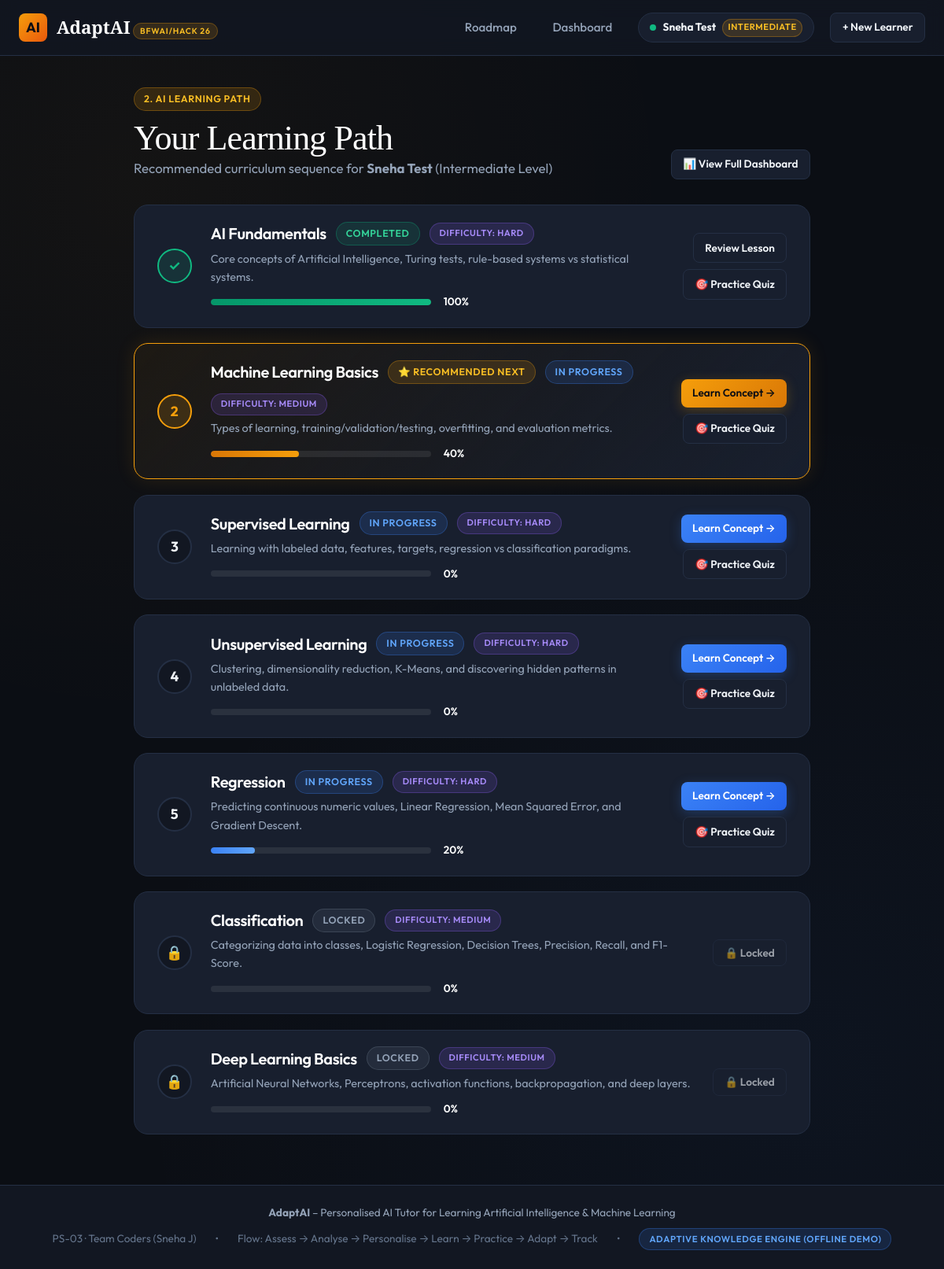
Screenshot of /learning-path/1 with the database file from the repository.
### tables this page shows
CREATE TABLE students (
        id INTEGER PRIMARY KEY AUTOINCREMENT,
        name TEXT NOT NULL,
        initial_level TEXT NOT NULL,
        target_topic TEXT DEFAULT 'AI Fundamentals',
        current_level TEXT NOT NULL,
        created_at TIMESTAMP DEFAULT CURRENT_TIMESTAMP
    );

CREATE TABLE student_learning_path (
        id INTEGER PRIMARY KEY AUTOINCREMENT,
        student_id INTEGER NOT NULL,
        topic_id TEXT NOT NULL,
        order_index INTEGER NOT NULL,
        status TEXT NOT NULL, -- 'completed', 'in_progress', 'recommended', 'locked'
        progress_pct INTEGER NOT NULL DEFAULT 0,
        difficulty TEXT NOT NULL DEFAULT 'medium',
        is_recommended INTEGER DEFAULT 0,
        updated_at TIMESTAMP DEFAULT CURRENT_TIMESTAMP,
        FOREIGN KEY (student_id) REFERENCES students (id),
        FOREIGN KEY (topic_id) REFERENCES topics (id)
    );

CREATE TABLE topics (
        id TEXT PRIMARY KEY,
        title TEXT NOT NULL,
        category TEXT NOT NULL,
        order_index INTEGER NOT NULL,
        description TEXT NOT NULL,
        prerequisites TEXT DEFAULT '[]'
    );

### app.py (the view)
@app.route('/learning-path/<int:student_id>')
def learning_path(student_id):
    session['student_id'] = student_id
    conn = get_db_connection()
    cursor = conn.cursor()
    cursor.execute("SELECT * FROM students WHERE id = ?", (student_id,))
    student = cursor.fetchone()
    conn.close()
    if not student:
        return redirect(url_for('setup'))
    roadmap = get_student_roadmap(student_id)
    if not roadmap:
        generate_personalised_roadmap(student_id, student['current_level'], [], [])
        roadmap = get_student_roadmap(student_id)
    return render_template('learning_path.html', student=dict(student), roadmap=roadmap)

### app.py (called while the page is built)
@app.context_processor
def inject_global_data():
    active_student = None
    student_id = session.get('student_id')
    if student_id:
        conn = get_db_connection()
        cursor = conn.cursor()
        cursor.execute("SELECT * FROM students WHERE id = ?", (student_id,))
        row = cursor.fetchone()
        if row:
            active_student = dict(row)
        conn.close()
    return {
        'active_student': active_student,
        'has_api_key': bool(LLM_API_KEY),
        'llm_mode': "Live LLM API" if LLM_API_KEY else "Adaptive Knowledge Engine (Offline Demo)"
    }

### database/db.py (called while the page is built, shortened)
def get_db_path():
    return os.path.join(BASE_DIR, 'adaptai.db')

def get_db_connection():
    conn = sqlite3.connect(get_db_path(), timeout=30.0, check_same_thread=False)
    conn.row_factory = sqlite3.Row
    return conn

### services/adaptive_engine.py (called while the page is built)
def get_student_roadmap(student_id):
    conn = get_db_connection()
    cursor = conn.cursor()
    cursor.execute("""
        SELECT slp.*, t.title, t.description, t.category
        FROM student_learning_path slp
        JOIN topics t ON slp.topic_id = t.id
        WHERE slp.student_id = ?
        ORDER BY slp.order_index ASC
    """, (student_id,))
    roadmap = [dict(row) for row in cursor.fetchall()]
    conn.close()
    return roadmap

### templates/learning_path.html (shortened to what this page needs)
{% extends 'base.html' %}
{% block content %}
<div style="max-width: 860px; margin: 0 auto;">
  <div style="display: flex; justify-content: space-between; align-items: flex-end; margin-bottom: 2rem; flex-wrap: wrap; gap: 1rem;">
    <div>
      <span class="badge badge-gold" style="margin-bottom: 0.6rem;">2. AI LEARNING PATH</span>
      <h1>Your Learning Path</h1>
      <p style="font-size: 1.05rem;">
        Recommended curriculum sequence for <strong>{{ student.name }}</strong> ({{ student.current_level }} Level)
      </p>
    </div>
    <div>
      <a href="{{ url_for('dashboard', student_id=student.id) }}" class="btn btn-secondary btn-sm" id="btn-view-dashboard">
        📊 View Full Dashboard
      </a>
    </div>
  </div>
  <div class="roadmap-list">
    {% for item in roadmap %}
    <div class="roadmap-card {% if item.is_recommended %}recommended-card{% elif item.status == 'completed' %}completed-card{% endif %}" id="card-{{ item.topic_id }}">
      <div class="roadmap-num">
        {% if item.status == 'completed' %}
          <span>✓</span>
        {% elif item.status == 'locked' %}
          <span>🔒</span>
        {% else %}
          <span>{{ loop.index }}</span>
        {% endif %}
      </div>
      <div>
        <div style="display: flex; align-items: center; gap: 0.75rem; margin-bottom: 0.35rem; flex-wrap: wrap;">
          <h3 style="font-size: 1.25rem; font-family: var(--font-ui); font-weight: 600; margin: 0;">
            {{ item.title }}
          </h3>
          {% if item.is_recommended %}
            <span class="badge badge-gold">⭐ Recommended Next</span>
          {% endif %}
          {% if item.status == 'completed' %}
            <span class="badge badge-green">Completed</span>
          {% elif item.status == 'in_progress' %}
            <span class="badge badge-blue">In Progress</span>
          {% elif item.status == 'locked' %}
            <span class="badge badge-gray">Locked</span>
          {% endif %}
          <span class="badge badge-purple" style="font-size: 0.7rem;">
            Difficulty: {{ item.difficulty|title }}
          </span>
        </div>
        <p style="font-size: 0.9rem; margin-bottom: 0.6rem; color: var(--text-muted);">
          {{ item.description }}
        </p>
        <div style="display: flex; align-items: center; gap: 1rem;">
          <div class="progress-bar-container" style="max-width: 280px; margin: 0;">
            <div class="progress-bar-fill {% if item.status == 'completed' %}fill-green{% elif item.is_recommended %}fill-gold{% endif %}" style="width: {{ item.progress_pct }}%;"></div>
          </div>
          <span style="font-size: 0.85rem; font-weight: 600; color: #ffffff;">{{ item.progress_pct }}%</span>
        </div>
      </div>
      <div style="display: flex; flex-direction: column; gap: 0.5rem; align-items: flex-end;">
        {% if item.status == 'locked' %}
          <button class="btn btn-secondary btn-sm" disabled style="opacity: 0.6; cursor: not-allowed;">
            🔒 Locked
          </button>
        {% else %}
          <a href="{{ url_for('tutor', student_id=student.id, topic_id=item.topic_id) }}" class="btn {% if item.is_recommended %}btn-primary{% elif item.status == 'completed' %}btn-secondary{% else %}btn-blue{% endif %} btn-sm" id="btn-learn-{{ item.topic_id }}">
            {% if item.status == 'completed' %}
              Review Lesson
            {% else %}
              Learn Concept →
            {% endif %}
          </a>
          <a href="{{ url_for('quiz', student_id=student.id, topic_id=item.topic_id) }}" class="btn btn-secondary btn-sm" id="btn-quiz-{{ item.topic_id }}">
            🎯 Practice Quiz
          </a>
        {% endif %}
      </div>
    </div>
    {% endfor %}
  </div>
</div>
{% endblock %}

### templates/base.html (shortened to what this page needs)
<!DOCTYPE html>
<html lang="en">
<head>
  <link rel="stylesheet" href="{{ url_for('static', filename='css/style.css') }}">
</head>
<body>
  <header class="navbar">
    <div class="nav-container">
      <a href="{{ url_for('index') }}" class="brand-logo" id="nav-brand">
        <div class="brand-icon">AI</div>
        <div>
          <span class="brand-text">AdaptAI</span>
          <span class="brand-badge">BFWAI/HACK 26</span>
        </div>
      </a>
      <nav class="nav-links">
        {% if active_student %}
          <a href="{{ url_for('learning_path', student_id=active_student.id) }}" class="nav-item" id="nav-learning-path">Roadmap</a>
          <a href="{{ url_for('dashboard', student_id=active_student.id) }}" class="nav-item" id="nav-dashboard">Dashboard</a>
          <div class="nav-student-pill" title="Active Learner Profile">
            <span class="student-dot"></span>
            <strong>{{ active_student.name }}</strong>
            <span class="badge badge-gold" style="font-size:0.7rem; padding: 0.1rem 0.4rem;">{{ active_student.current_level }}</span>
          </div>
          <a href="{{ url_for('setup') }}" class="btn btn-secondary btn-sm" id="btn-switch-learner">+ New Learner</a>
        {% else %}
          <a href="{{ url_for('setup') }}" class="btn btn-primary btn-sm" id="btn-nav-start">Start Learning</a>
        {% endif %}
      </nav>
    </div>
  </header>
  <main class="main-wrapper">
    {% block content %}{% endblock %}
  </main>
  <footer class="footer">
    <div class="footer-content">
      <p><strong>AdaptAI</strong> – Personalised AI Tutor for Learning Artificial Intelligence & Machine Learning</p>
      <div class="footer-meta">
        <span>PS-03 · Team Coders (Sneha J)</span>
        <span>•</span>
        <span>Flow: Assess → Analyse → Personalise → Learn → Practice → Adapt → Track</span>
        <span>•</span>
        <span class="badge badge-blue" style="font-size: 0.72rem;">{{ llm_mode }}</span>
      </div>
    </div>
  </footer>
</body>
</html>

### rows the page displays
students: name "Sneha Test", current_level "INTERMEDIATE", current_level "Intermediate"
student_learning_path: title "AI Fundamentals", status "COMPLETED", difficulty "HARD", description "Core concepts of Artificial Intelligence, Turing tests, rule-based systems vs statistical systems.", progress_pct "100"
student_learning_path: title "Machine Learning Basics", is_recommended "⭐ RECOMMENDED NEXT", status "IN PROGRESS", difficulty "MEDIUM", description "Types of learning, training/validation/testing, overfitting, and evaluation metrics.", progress_pct "40"
student_learning_path: title "Supervised Learning", status "IN PROGRESS", difficulty "HARD", description "Learning with labeled data, features, targets, regression vs classification paradigms.", progress_pct "0"
student_learning_path: title "Unsupervised Learning", status "IN PROGRESS", difficulty "HARD", description "Clustering, dimensionality reduction, K-Means, and discovering hidden patterns in unlabeled data.", progress_pct "0"
student_learning_path: title "Regression", status "IN PROGRESS", difficulty "HARD", description "Predicting continuous numeric values, Linear Regression, Mean Squared Error, and Gradient Descent.", progress_pct "20"
student_learning_path: title "Classification", status "LOCKED", difficulty "MEDIUM", description "Categorizing data into classes, Logistic Regression, Decision Trees, Precision, Recall, and F1-Score.", progress_pct "0"
student_learning_path: title "Deep Learning Basics", status "LOCKED", difficulty "MEDIUM", description "Artificial Neural Networks, Perceptrons, activation functions, backpropagation, and deep layers.", progress_pct "0"

### other values shown
{{ llm_mode }} "ADAPTIVE KNOWLEDGE ENGINE (OFFLINE DEMO)"
